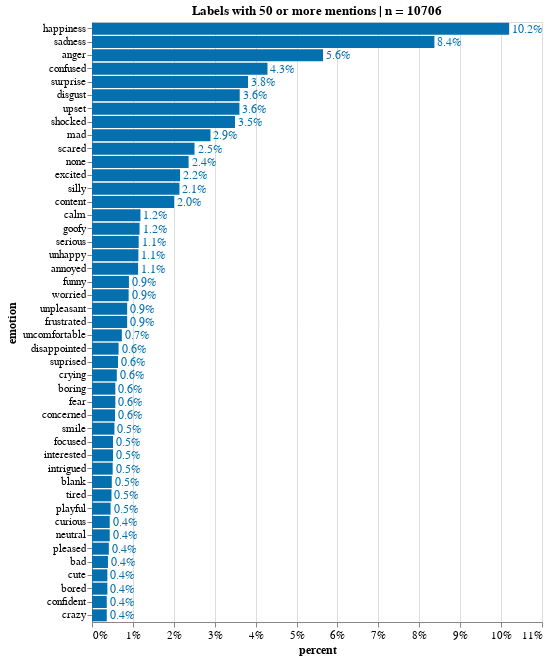

The notebook cell this image was saved under:
### Code cell
source = df_emo_overall[df_emo_overall['counts'] > 49]
title = 'Labels with 50 or more mentions | n = '+ source['counts'].sum().astype(str)
X, Y = 'percent:Q', 'emotion:N'
w, h= 450, 600
txs, ls, ts = 12, 11, 12

chart_overall_per = simple_per_bar(source, title=title, X=X, Y=Y, width=w, height=h, text_size = txs, label_size = ls, title_size=ts)
chart_overall_per.display(renderer='svg')

### Figure 1 — Vega-Lite specification as saved in the notebook (floating-point values rounded to 4 significant figures)
{"config": {"view": {"continuousWidth": 400, "continuousHeight": 300}, "axis": {"labelFontSize": 11, "titleFontSize": 12}}, "layer": [{"mark": "bar", "encoding": {"color": {"condition": {"value": "orange", "test": "(datum.emotion === 'Some')"}, "value": "#0570b0"}, "x": {"type": "quantitative", "axis": {"format": ".0%"}, "field": "percent"}, "y": {"type": "nominal", "field": "emotion", "sort": "-x"}}, "title": "Labels with 50 or more mentions | n = 10706"}, {"mark": {"type": "text", "align": "left", "baseline": "middle", "dx": 3, "fontSize": 12}, "encoding": {"color": {"condition": {"value": "orange", "test": "(datum.emotion === 'Some')"}, "value": "#0570b0"}, "text": {"type": "quantitative", "field": "percent", "format": ".1%"}, "x": {"type": "quantitative", "axis": {"format": ".0%"}, "field": "percent"}, "y": {"type": "nominal", "field": "emotion", "sort": "-x"}}, "title": "Labels with 50 or more mentions | n = 10706"}], "data": {"name": "data-4b70de7dcdb389cb2cfaf077e039d682"}, "height": 600, "width": 450, "$schema": "https://vega.github.io/schema/vega-lite/v4.8.1.json", "datasets": {"data-4b70de7dcdb389cb2cfaf077e039d682": [{"counts": 1412, "emotion": "happiness", "percent": 0.102}, {"counts": 1159, "emotion": "sadness", "percent": 0.0837}, {"counts": 782, "emotion": "anger", "percent": 0.05647}, {"counts": 594, "emotion": "confused", "percent": 0.0429}, {"counts": 528, "emotion": "surprise", "percent": 0.03813}, {"counts": 500, "emotion": "disgust", "percent": 0.03611}, {"counts": 499, "emotion": "upset", "percent": 0.03604}, {"counts": 484, "emotion": "shocked", "percent": 0.03495}, {"counts": 401, "emotion": "mad", "percent": 0.02896}, {"counts": 347, "emotion": "scared", "percent": 0.02506}, {"counts": 327, "emotion": "none", "percent": 0.02362}, {"counts": 298, "emotion": "excited", "percent": 0.02152}, {"counts": 296, "emotion": "silly", "percent": 0.02138}, {"counts": 278, "emotion": "content", "percent": 0.02008}, {"counts": 164, "emotion": "calm", "percent": 0.01184}, {"counts": 161, "emotion": "goofy", "percent": 0.01163}, {"counts": 158, "emotion": "serious", "percent": 0.01141}, {"counts": 157, "emotion": "unhappy", "percent": 0.01134}, {"counts": 156, "emotion": "annoyed", "percent": 0.01127}, {"counts": 125, "emotion": "funny", "percent": 0.009027}, {"counts": 124, "emotion": "worried", "percent": 0.008955}, {"counts": 119, "emotion": "unpleasant", "percent": 0.008594}, {"counts": 119, "emotion": "frustrated", "percent": 0.008594}, {"counts": 101, "emotion": "uncomfortable", "percent": 0.007294}, {"counts": 90, "emotion": "disappointed", "percent": 0.0065}, {"counts": 88, "emotion": "suprised", "percent": 0.006355}, {"counts": 84, "emotion": "crying", "percent": 0.006066}, {"counts": 79, "emotion": "boring", "percent": 0.005705}, {"counts": 79, "emotion": "fear", "percent": 0.005705}, {"counts": 78, "emotion": "concerned", "percent": 0.005633}, {"counts": 76, "emotion": "smile", "percent": 0.005489}, {"counts": 71, "emotion": "focused", "percent": 0.005127}, {"counts": 71, "emotion": "interested", "percent": 0.005127}, {"counts": 70, "emotion": "intrigued", "percent": 0.005055}, {"counts": 67, "emotion": "blank", "percent": 0.004839}, {"counts": 66, "emotion": "tired", "percent": 0.004766}, {"counts": 63, "emotion": "playful", "percent": 0.00455}, {"counts": 60, "emotion": "curious", "percent": 0.004333}, {"counts": 60, "emotion": "neutral", "percent": 0.004333}, {"counts": 57, "emotion": "pleased", "percent": 0.004116}, {"counts": 54, "emotion": "bad", "percent": 0.0039}, {"counts": 52, "emotion": "cute", "percent": 0.003755}, {"counts": 52, "emotion": "bored", "percent": 0.003755}, {"counts": 50, "emotion": "confident", "percent": 0.003611}, {"counts": 50, "emotion": "crazy", "percent": 0.003611}]}}
